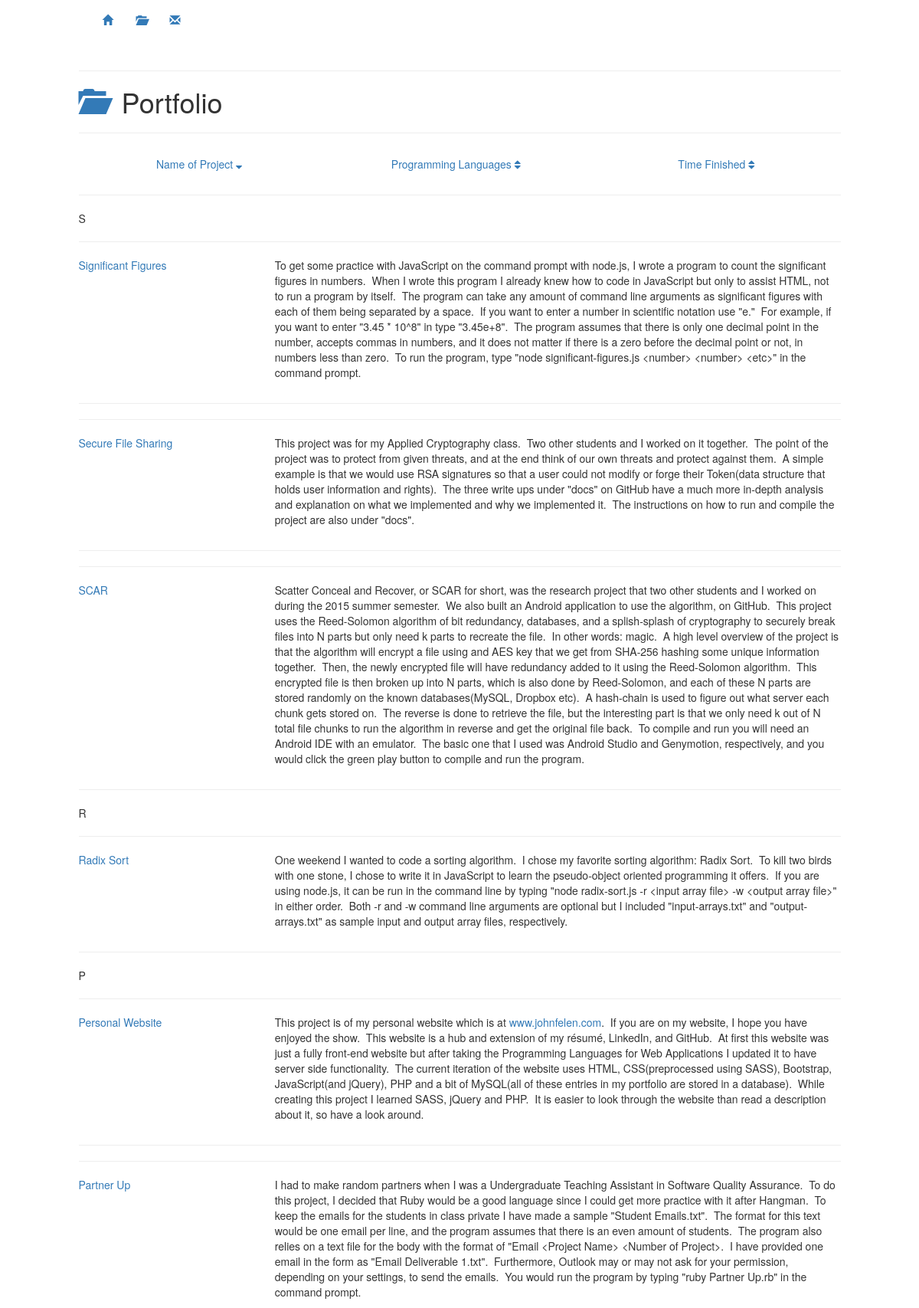
The app's page /portfolio.php?name=fa-sort-desc (upper part) with its own data.
### server_functionality/portfolio-functions.php (the view, shortened to what this page needs)
<?php
    class PortfolioSort
    {
        function __construct()
        {
            $this->portfolioDB = new mysqli( "localhost", "root", "jfelen62", "personal website" );
            $this->updateSortingFunctions();
        }
        public function getSortedProjects()
        {
            $output = "<hr class=\"color-border\">";
            while( $row = $this->result->fetch_assoc() )
            {
                $output .= $this->getTierChange( $row );
                $output .= "
                <hr class=\"color-border\">
                <div class=\"row vertical-center\">
                    <div class=\"col-xs-3\">
                        <p class=\"font-title font-large font-center colored-link rotate\">
                            <a href=\"{$row[ "Link" ]}\" title=\"{$row[ "Link" ]}\" target=\"_blank\">{$row[ "Name" ]}</a>
                        </p>
                    </div>
                    <div class=\"col-xs-9\">
                        <p class=\"font-main font-center font-small color\">{$row[ "Description" ]}</p>
                    </div>
                </div>
                <hr class=\"color-border\">";
            }
            $output .= "<hr class=\"color-border\">";
            return $output;
        }
        private function getTierChange( $row )
        {
            $prevComparator = $this->currComparator;
            if( $this->sortType === "NAME" && $this->currComparator !== $row[ "Name" ][ 0 ] )
            {
                $this->currComparator = $row[ "Name" ][ 0 ];
            }
            if( $prevComparator !== $this->currComparator )
            {
                return "<p class=\"font-title font-header font-center color\">{$this->currComparator}</p>";
            }
            else
            {
                return "";
            }
        }
        private function queryProjects( $currSortChoice, $orderAttribute )
        {
            if( $currSortChoice === "fa-sort-asc" )
            {
                $result = $this->portfolioDB->query( "SELECT * FROM `project descriptions` ORDER BY `{$orderAttribute}` ASC" );
            }
            else if( $currSortChoice === "fa-sort-desc" )
            {
                $result = $this->portfolioDB->query( "SELECT * FROM `project descriptions` ORDER BY `{$orderAttribute}` DESC" );
            }
            if( !$result )
            {
                die( "Error with query" );
            }
            else
            {
                return $result;
            }
        }
        private function updateSortingFunctions()
        {
            if( isset( $_GET[ "name" ] ) )
            {
                $this->name = $_GET[ "name" ];
                $this->result = $this->queryProjects( $this->name, "Name" );
                $this->currComparator = "";
                $this->sortType = "NAME";
            }
        }
    }
?>

### records on screen
project descriptions: Name "S", Name "Significant Figures", Description "To get some practice with JavaScript on the command prompt with node.js, I wrote a program to count the significant figures in numbers. When I wrote this program I already knew how to code in JavaScript but only to assist HTML, not to run a program by itself. The program can take any amount of command line arguments as significant figures with each of them being separated by a space. If you want to enter a number in scientific notation use \"e .\" For example, if you want to enter \"3.45 * 10^8\" in type \"3.45e+8\". The program assumes that there is only one decimal point in the number, accepts commas in numbers, and it does not matter if there is a zero before the decimal point or not, in…"
project descriptions: Name "Secure File Sharing", Description "This project was for my Applied Cryptography class. Two other students and I worked on it together. The point of the project was to protect from given threats, and at the end think of our own threats and protect against them. A simple example is that we would use RSA signatures so that a user could not modify or forge their Token(data structure that holds user information and rights). The three write ups under \"docs\" on GitHub have a much more in-depth analysis and explanation on what we implemented and why we implemented it. The instructions on how to run and compile the project are also under \"docs\"."
project descriptions: Name "SCAR", Description "Scatter Conceal and Recover, or SCAR for short, was the research project that two other students and I worked on during the 2015 summer semester. We also built an Android application to use the algorithm, on GitHub. This project uses the Reed-Solomon algorithm of bit redundancy, databases, and a splish-splash of cryptography to securely break files into N parts but only need k parts to recreate the file. In other words: magic. A high level overview of the project is that the algorithm will encrypt a file using and AES key that we get from SHA-256 hashing some unique information together. Then, the newly encrypted file will have redundancy added to it using the Reed-Solomon algorithm. This…"
project descriptions: Name "R", Name "Radix Sort", Description "One weekend I wanted to code a sorting algorithm. I chose my favorite sorting algorithm: Radix Sort. To kill two birds with one stone, I chose to write it in JavaScript to learn the pseudo-object oriented programming it offers. If you are using node.js, it can be run in the command line by typing \"node radix-sort.js -r <input array file> -w <output array file>\" in either order. Both -r and -w command line arguments are optional but I included \"input-arrays.txt\" and \"output-arrays.txt\" as sample input and output array files, respectively."
project descriptions: Name "P", Name "Personal Website", Description "This project is of my personal website which is at www.johnfelen.com . If you are on my website, I hope you have enjoyed the show. This website is a hub and extension of my résumé, LinkedIn, and GitHub. At first this website was just a fully front-end website but after taking the Programming Languages for Web Applications I updated it to have server side functionality. The current iteration of the website uses HTML, CSS(preprocessed using SASS), Bootstrap, JavaScript(and jQuery), PHP and a bit of MySQL(all of these entries in my portfolio are stored in a database). While creating this project I learned SASS, jQuery and PHP. It is easier to look through the website than read a description…"
project descriptions: Name "Partner Up", Description "I had to make random partners when I was a Undergraduate Teaching Assistant in Software Quality Assurance. To do this project, I decided that Ruby would be a good language since I could get more practice with it after Hangman. To keep the emails for the students in class private I have made a sample \"Student Emails.txt\". The format for this text would be one email per line, and the program assumes that there is an even amount of students. The program also relies on a text file for the body with the format of \"Email <Project Name> <Number of Project>. I have provided one email in the form as \"Email Deliverable 1.txt\". Furthermore, Outlook may or may not ask for your permission, depending on…"

### other values on screen
$pageName "Portfolio"
